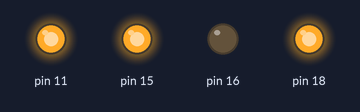
The program below on a simulated Raspberry Pi (header pin numbers). Parts: output pins drawn as LEDs (lit = HIGH). At 0.0 s the program stops and its outputs stay as they are.

Above: at 0.1 s.
Timing chart, 0 to 1.5 s (numbered marks = the images above):
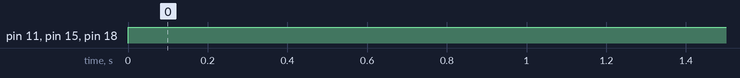

The program:

izquierda.py
```python
"""
Giro Izquierdo, Se detiene el motor izquierdo
 mientras el derecho se pone en mrcha
Gp 11: 0 |  Gp 16: 0
Gp 15: 0 |  Gp 18: 1
"""
import RPi.GPIO as GPIO
GPIO.setmode(GPIO.BOARD)
GPIO.setup(11,GPIO.OUT)#Motor1
GPIO.setup(15,GPIO.OUT)

GPIO.setup(16,GPIO.OUT)#motor2
GPIO.setup(18,GPIO.OUT)

GPIO.output(11,True)
GPIO.output(15,True)

GPIO.output(16,False)
GPIO.output(18,True)
```

Measured:
- by itself, pin 11, pin 15, pin 18: LOW → HIGH at 0.00 s
